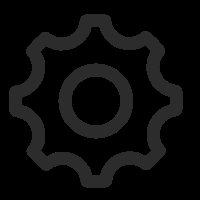
#> input picture affairs/vue_project/src/assets/setting.png, 200 x 200 px
$ python -i feature_extraction.py   (imports and definitions only)
#> lines starting #> are read from the running program, lines starting #| are printed output that depends on the picture; after the words box and inside, x2 and y2 are one past the last pixel; in counts of white or black regions, pixels touching at a corner belong together
#> further down, picture is the input picture: shape (200, 200, 3); min 0, max 64, mean 11.3
import cv2
import numpy as np
from sklearn.decomposition import PCA

class FeatureExtractor:
    """特征提取类，提供多种特征提取方法"""

    def __init__(self, method='pca', n_components=50):
        """
        初始化特征提取器

        参数:
            method: 特征提取方法，可选 'pca'、'lbp'(局部二值模式)或'hog'(梯度方向直方图)
            n_components: PCA保留的主成分数量
        """
        self.method = method
        self.n_components = n_components
        self.pca = None  # 如果使用PCA，将在训练时初始化

    def preprocess(self, images, target_size=(100, 100)):
        """
        预处理图像

        参数:
            images: 图像列表
            target_size: 目标大小

        返回:
            处理后的图像列表
        """
#> called with target_size = (100, 100)
        processed_images = []
        for img in images:
            # 确保图像为灰度图
            if len(img.shape) == 3:
                img = cv2.cvtColor(img, cv2.COLOR_BGR2GRAY)

            # 调整大小
            img = cv2.resize(img, target_size)

            # 直方图均衡化（增强对比度）
            img = cv2.equalizeHist(img)

            processed_images.append(img)
#> after the loop, processed_images = 200 items

        return processed_images

    # [81 lines left out: functions extract_lbp_features, extract_hog_features, not called in this run]

    def fit(self, images):
        """
        拟合特征提取器（用于PCA）

        参数:
            images: 训练图像列表

        返回:
            self
        """
        if self.method == 'pca':
            # 预处理图像
            processed_images = self.preprocess(images)
#> processed_images = 200 items

            # 将图像展平为向量
            X = np.array([img.flatten() for img in processed_images])

            # 拟合PCA
            self.pca = PCA(n_components=self.n_components)
            self.pca.fit(X)

        return self

    def transform(self, images):
        """
        提取特征

        参数:
            images: 图像列表

        返回:
            特征列表
        """
        # 预处理图像
        processed_images = self.preprocess(images)
#> processed_images = 200 items

        features = []
        for img in processed_images:
            if self.method == 'pca':
                # 检查PCA是否已经拟合
                if self.pca is None:
                    raise ValueError("在调用transform之前必须先调用fit方法")

                # 将图像展平并应用PCA
                img_vector = img.flatten().reshape(1, -1)
                feature = self.pca.transform(img_vector).flatten()

            elif self.method == 'lbp':
                # 提取LBP特征
                feature = self.extract_lbp_features(img)

            elif self.method == 'hog':
                # 提取HOG特征
                feature = self.extract_hog_features(img)

            else:
                raise ValueError(f"不支持的特征提取方法: {self.method}")

            features.append(feature)
#> after the loop, features = 200 items

        return np.array(features)
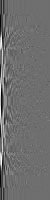
#> returned value: shape (200, 50) float64; min -7713.7, max 10002.8, mean 0; drawn with min black and max white

    def fit_transform(self, images):
        """
        拟合特征提取器并提取特征

        参数:
            images: 图像列表

        返回:
            特征列表
        """
        self.fit(images)
        return self.transform(images)

>>> import cv2
>>> picture = cv2.imread('../../../vue_project/src/assets/setting.png')
>>> result = FeatureExtractor().fit_transform(picture)

$ run again, on affairs/vue_project/src/assets/user.png
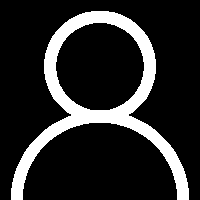
#> input picture affairs/vue_project/src/assets/user.png, 200 x 200 px
#> picture is the input picture: shape (200, 200, 3); 16.3% white; 1 white region, box (x1, y1, x2, y2) and area: (11, 11, 189, 200) 6512
#> after the loop in preprocess, `for img in images:`: processed_images = 200 items
#> in transform, `return np.array(features)`:
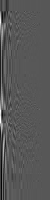
#> returned value: shape (200, 50) float64; min -6859.6, max 13032.5, mean 0; drawn with min black and max white
